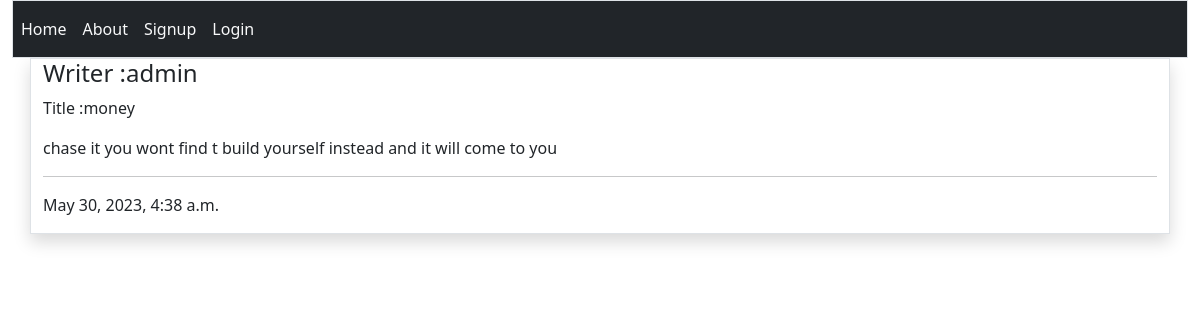
The app's page /note/5/ with its own data.
### main/models.py (models this page shows, shortened)
class Post(models.Model):
    created_by=models.ForeignKey(User,on_delete=models.CASCADE)#user akiwa deleted,hadi post zake zikue deleted
    title=models.CharField(max_length=200)
    note = models.TextField()
    created_at=models.DateTimeField(auto_now_add=True)
    updated_at=models.DateTimeField(auto_now=True)

### main/views.py (the view)
# urls.py: path('note/<int:pk>/',views.note_detail,name="note"),
def note_detail(request,pk):
    note=get_object_or_404(Post,pk=pk)
    return render(request, 'main/detail.html',{'note':note})

### main/templates/main/detail.html (shortened to what this page needs)
{% extends 'main/base.html' %}
{% block content %}
<div class="container border shadow">
    <h4>Writer :{{note.created_by}}</h4>
    <p>Title :{{note.title}}</p>
    {{note.note}}
    <hr>
    <div>
        <p>{{note.created_at}}</p>
    </div>
</div>
{%endblock%}

### records on screen
Post: created_by "admin", title "money", note "chase it you wont find t build yourself instead and it will come to you", created_at "May 30, 2023, 4:38 a.m."
